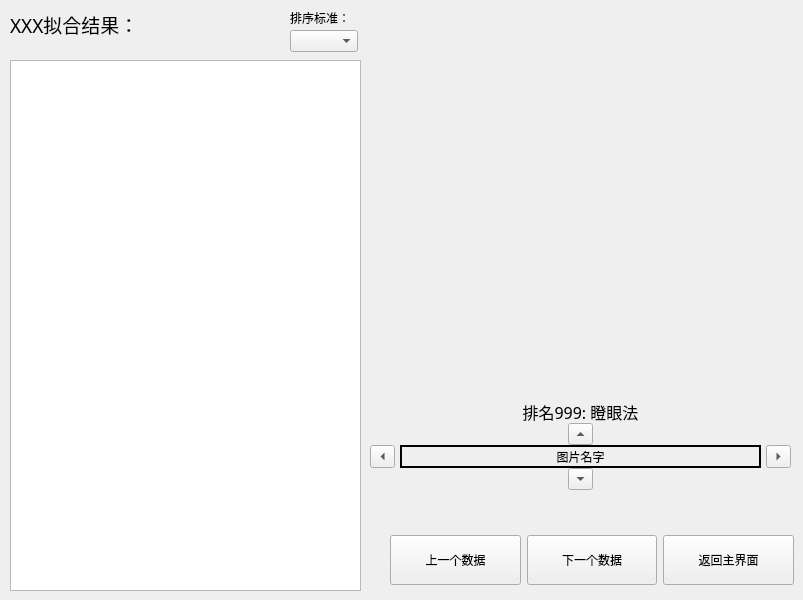
    <widget class="QWidget" name="Results">
     <widget class="QTextBrowser" name="ResultTextBrowser">
      <property name="geometry">
       <rect>
        <x>10</x>
        <y>60</y>
        <width>351</width>
        <height>531</height>
       </rect>
      </property>
     </widget>
     <widget class="QLabel" name="ResultTitle">
      <property name="geometry">
       <rect>
        <x>10</x>
        <y>10</y>
        <width>271</width>
        <height>41</height>
       </rect>
      </property>
      <property name="font">
       <font>
        <family>华文彩云</family>
        <pointsize>14</pointsize>
       </font>
      </property>
      <property name="text">
       <string>XXX拟合结果：</string>
      </property>
      <property name="scaledContents">
       <bool>true</bool>
      </property>
      <property name="alignment">
       <set>Qt::AlignLeading|Qt::AlignLeft|Qt::AlignTop</set>
      </property>
      <property name="wordWrap">
       <bool>true</bool>
      </property>
      <property name="margin">
       <number>5</number>
      </property>
     </widget>
     <widget class="QWidget" name="layoutWidget_3">
      <property name="geometry">
       <rect>
        <x>390</x>
        <y>530</y>
        <width>404</width>
        <height>61</height>
       </rect>
      </property>
      <layout class="QHBoxLayout" name="ResultBottomButtons">
       <item>
        <widget class="QPushButton" name="ResultPreviousDataButton">
         <property name="minimumSize">
          <size>
           <width>130</width>
           <height>50</height>
          </size>
         </property>
         <property name="text">
          <string>上一个数据</string>
         </property>
        </widget>
       </item>
       <item>
        <widget class="QPushButton" name="ResultNextDataButton">
         <property name="minimumSize">
          <size>
           <width>130</width>
           <height>50</height>
          </size>
         </property>
         <property name="text">
          <string>下一个数据</string>
         </property>
        </widget>
       </item>
       <item>
        <widget class="QPushButton" name="ResultNextButton">
         <property name="minimumSize">
          <size>
           <width>130</width>
           <height>50</height>
          </size>
         </property>
         <property name="text">
          <string>返回主界面</string>
         </property>
        </widget>
       </item>
      </layout>
     </widget>
     <widget class="QLabel" name="ResultDiagram">
      <property name="enabled">
       <bool>true</bool>
      </property>
      <property name="geometry">
       <rect>
        <x>370</x>
        <y>20</y>
        <width>421</width>
        <height>377</height>
       </rect>
      </property>
      <property name="sizePolicy">
       <sizepolicy hsizetype="Fixed" vsizetype="Fixed">
        <horstretch>0</horstretch>
        <verstretch>0</verstretch>
       </sizepolicy>
      </property>
      <property name="text">
       <string/>
      </property>
      <property name="textFormat">
       <enum>Qt::AutoText</enum>
      </property>
      <property name="pixmap">
       <pixmap>C:/Users/PanHa/Pictures/49d7fde9f169f2405f6b7727b10cd36c2033765513.jpg</pixmap>
      </property>
      <property name="scaledContents">
       <bool>true</bool>
      </property>
     </widget>
     <widget class="QWidget" name="layoutWidget">
      <property name="geometry">
       <rect>
        <x>370</x>
        <y>400</y>
        <width>421</width>
        <height>90</height>
       </rect>
      </property>
      <layout class="QVBoxLayout" name="ResultDiagramControl">
       <property name="spacing">
        <number>0</number>
       </property>
       <item>
        <widget class="QLabel" name="ResultDiagramMethodLabel">
         <property name="font">
          <font>
           <family>黑体</family>
           <pointsize>12</pointsize>
          </font>
         </property>
         <property name="text">
          <string>排名999: 瞪眼法</string>
         </property>
         <property name="alignment">
          <set>Qt::AlignCenter</set>
         </property>
        </widget>
       </item>
       <item>
        <layout class="QHBoxLayout" name="ResultDiagramULayout">
         <property name="spacing">
          <number>0</number>
         </property>
         <item>
          <widget class="QToolButton" name="ResultDiagramUpButton">
           <property name="maximumSize">
            <size>
             <width>25</width>
             <height>25</height>
            </size>
           </property>
           <property name="font">
            <font>
             <family>3ds</family>
            </font>
           </property>
           <property name="text">
            <string/>
           </property>
           <property name="autoRaise">
            <bool>false</bool>
           </property>
           <property name="arrowType">
            <enum>Qt::UpArrow</enum>
           </property>
          </widget>
         </item>
        </layout>
       </item>
       <item>
        <layout class="QHBoxLayout" name="ResultDiagramMLayout">
         <property name="spacing">
          <number>5</number>
         </property>
         <item>
          <widget class="QToolButton" name="ResultDiagramLeftButton">
           <property name="maximumSize">
            <size>
             <width>25</width>
             <height>25</height>
            </size>
           </property>
           <property name="font">
            <font>
             <family>3ds</family>
            </font>
           </property>
           <property name="text">
            <string/>
           </property>
           <property name="autoRaise">
            <bool>false</bool>
           </property>
           <property name="arrowType">
            <enum>Qt::LeftArrow</enum>
           </property>
          </widget>
         </item>
         <item>
          <widget class="QLabel" name="ResultDiagramTitle">
           <property name="frameShape">
            <enum>QFrame::WinPanel</enum>
           </property>
           <property name="frameShadow">
            <enum>QFrame::Plain</enum>
           </property>
           <property name="text">
            <string>图片名字</string>
           </property>
           <property name="scaledContents">
            <bool>true</bool>
           </property>
           <property name="alignment">
            <set>Qt::AlignCenter</set>
           </property>
          </widget>
         </item>
         <item>
          <widget class="QToolButton" name="ResultDiagramRightButton">
           <property name="maximumSize">
            <size>
             <width>25</width>
             <height>25</height>
            </size>
           </property>
           <property name="font">
            <font>
             <family>3ds</family>
            </font>
           </property>
           <property name="text">
            <string/>
           </property>
           <property name="autoRaise">
            <bool>false</bool>
           </property>
           <property name="arrowType">
            <enum>Qt::RightArrow</enum>
           </property>
          </widget>
         </item>
        </layout>
       </item>
       <item>
        <layout class="QHBoxLayout" name="ResultDiagramDLayout">
         <property name="spacing">
          <number>0</number>
         </property>
         <item>
          <widget class="QToolButton" name="ResultDiagramDownButton">
           <property name="maximumSize">
            <size>
             <width>25</width>
             <height>25</height>
            </size>
           </property>
           <property name="font">
            <font>
             <family>3ds</family>
            </font>
           </property>
           <property name="text">
            <string/>
           </property>
           <property name="autoRaise">
            <bool>false</bool>
           </property>
           <property name="arrowType">
            <enum>Qt::DownArrow</enum>
           </property>
          </widget>
         </item>
        </layout>
       </item>
      </layout>
     </widget>
     <widget class="QComboBox" name="ResultStandardComboBox">
      <property name="geometry">
       <rect>
        <x>290</x>
        <y>30</y>
        <width>68</width>
        <height>22</height>
       </rect>
      </property>
     </widget>
     <widget class="QLabel" name="staticLabel5">
      <property name="geometry">
       <rect>
        <x>290</x>
        <y>10</y>
        <width>71</width>
        <height>16</height>
       </rect>
      </property>
      <property name="text">
       <string>排序标准：</string>
      </property>
     </widget>
    </widget>
